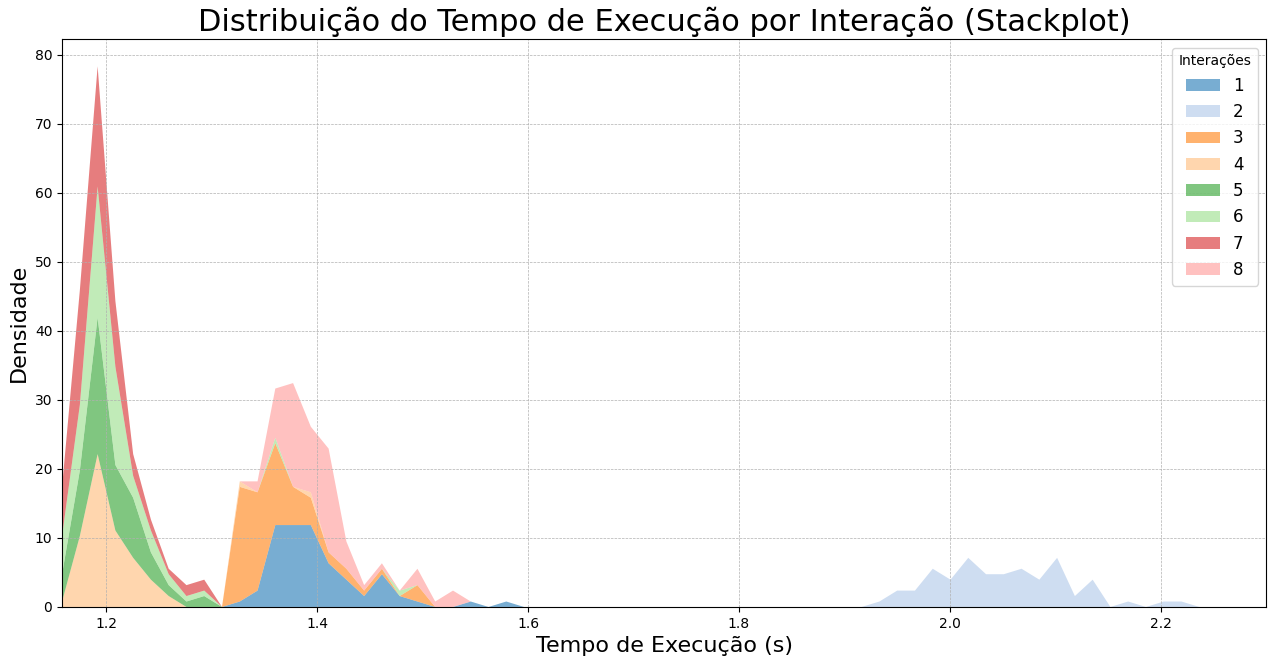

Write the Python code that produced this figure.
import pandas as pd
import matplotlib.pyplot as plt
import numpy as np

# Importar dados do arquivo CSV
df = pd.read_csv('chatbot\chatbot_dados.csv')

# Definir cores utilizando uma paleta mais ampla do Matplotlib
unique_interactions = df['Interacao'].unique()
colors = plt.get_cmap('tab20').colors  # Usando a paleta 'tab20' para mais cores

# Configurações do gráfico
plt.figure(figsize=(14, 8))  # Tamanho ajustado para 14x8 para melhor visualização

# Preparar dados para o stackplot
time_bins = np.linspace(df['Tempo_execucao'].min(), df['Tempo_execucao'].max(), 100)
densities = []

# Calcular densidades para cada interação
for interaction in unique_interactions:
    execution_times = df[df['Interacao'] == interaction]['Tempo_execucao']
    density, _ = np.histogram(execution_times, bins=time_bins, density=True)
    densities.append(density)

# Convertendo densidades para um array numpy
densities = np.array(densities)

# Criar o stackplot com ajustes visuais
plt.stackplot(time_bins[:-1], densities, labels=unique_interactions, colors=colors, alpha=0.6, baseline='zero')

# Ajustes dos eixos
plt.xlim(df['Tempo_execucao'].min(), 2.3)  # Remover limite rígido de 2.3
# plt.ylim(0, np.max(densities) * 1.1)  # Ajuste do eixo Y para mostrar 10% acima do valor máximo

# Configurações do gráfico
plt.title('Distribuição do Tempo de Execução por Interação (Stackplot)', fontsize=22)
plt.xlabel('Tempo de Execução (s)', fontsize=16)
plt.ylabel('Densidade', fontsize=16)
plt.grid(True, which='both', linestyle='--', linewidth=0.5)
plt.legend(title='Interações', fontsize=12)
plt.tight_layout()

# Mostrar o gráfico
plt.show()
